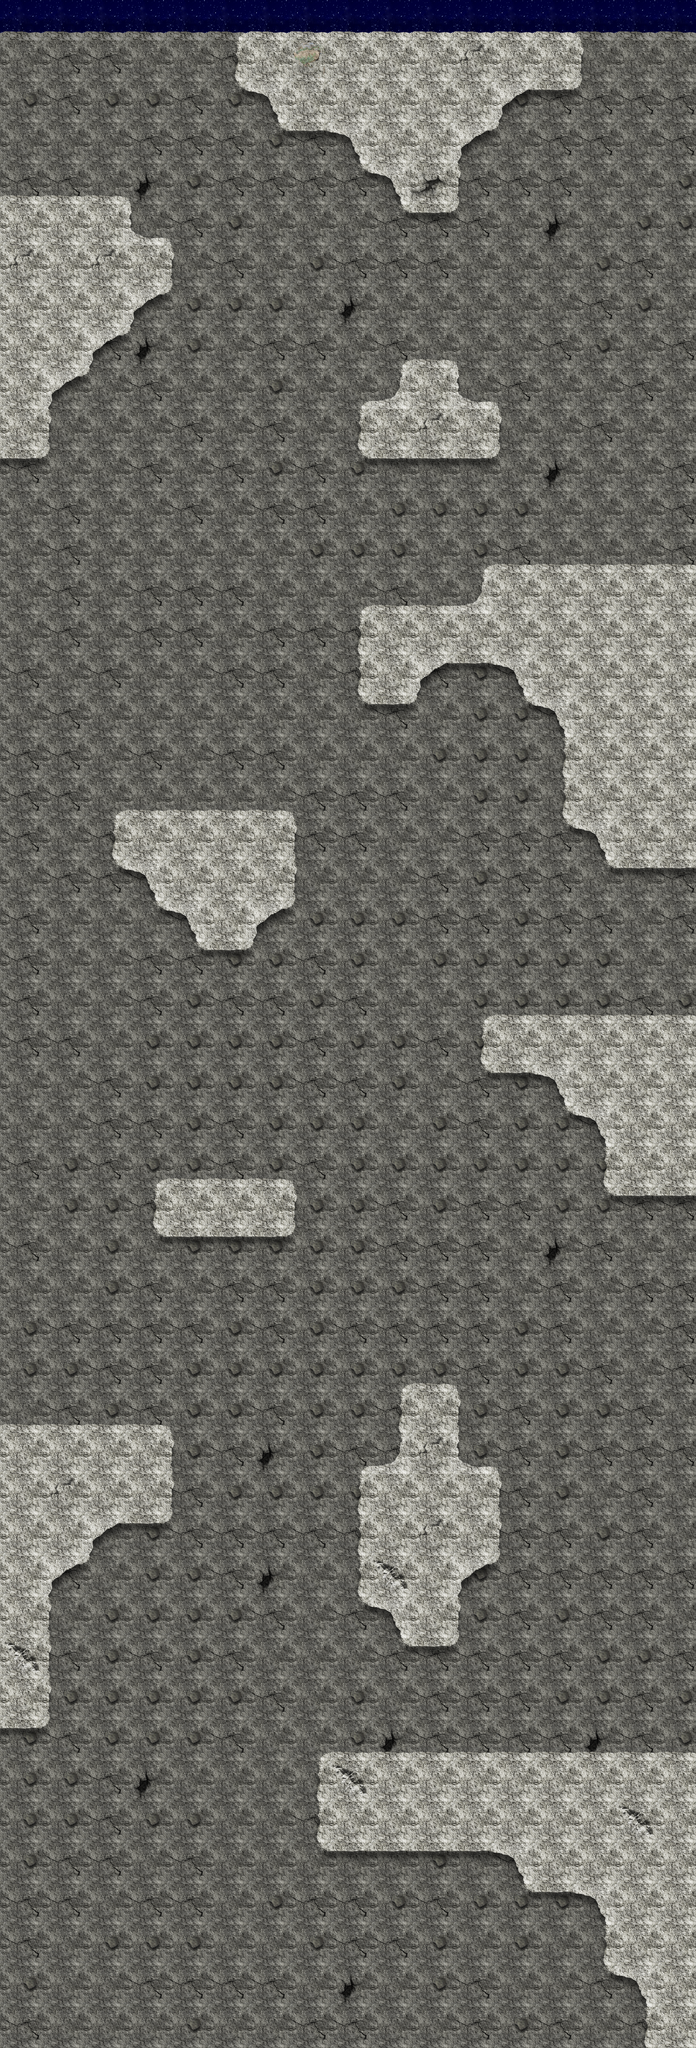

A 2D game scene composited from a Tiled map and its tileset images. What follows is a short description and the map's XML, with each tile layer's data collapsed to a summary:
An orthogonal 17x50 tile map with 128x128 px tiles, 4 tile layers (background, obstacles, top, decoration).

<map version="1.0" orientation="orthogonal" width="17" height="50" tilewidth="128" tileheight="128">
 <tileset firstgid="1" name="tiles" tilewidth="128" tileheight="128">
  <image source="tiles.png" width="768" height="512" />
 </tileset>
 <layer name="background" width="17" height="50">
  <data>[850 cells, 850 non-empty, 5 distinct tile ids]</data>
 </layer>
 <layer name="obstacles" width="17" height="50">
  <data>[850 cells, 139 non-empty, 5 distinct tile ids]</data>
 </layer>
 <layer name="top" width="17" height="50">
  <data>[850 cells, 9 non-empty, 1 distinct tile ids]</data>
 </layer>
 <layer name="decoration" width="17" height="50">
  <data>[850 cells, 195 non-empty, 12 distinct tile ids]</data>
 </layer>
</map>